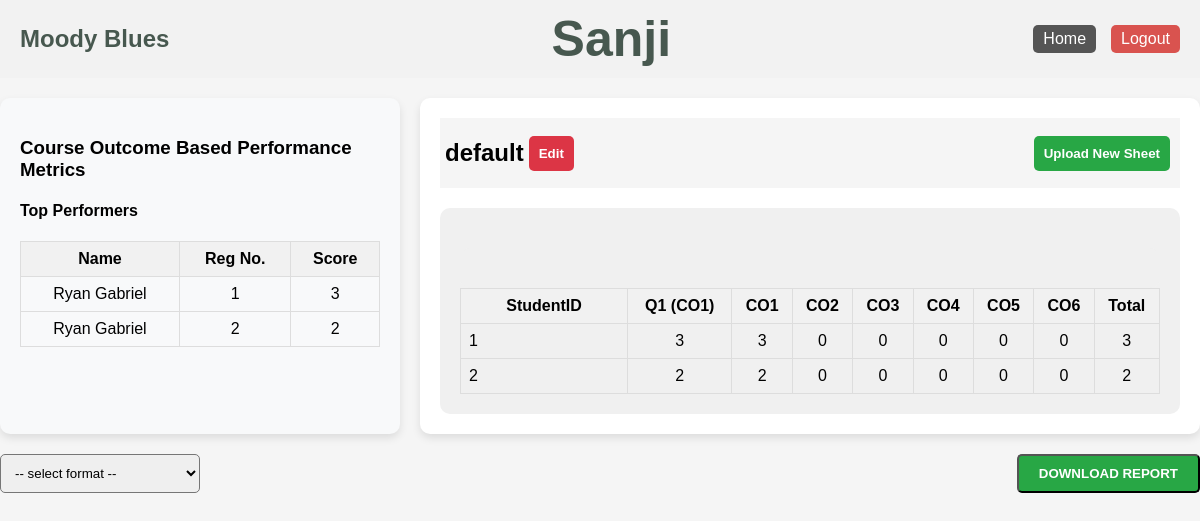
/landingPage/examsDetails?examID=1 (signed in), run on the app's committed database.
### application/model.py (models this page shows, shortened)
class Student(db.Model):
    __tablename__ = 'student'
    id = db.Column(db.Integer, primary_key=True, autoincrement=True)
    year = db.Column(db.Integer, nullable=False)
    section = db.Column(db.String, nullable=False)
    name = db.Column(db.String, nullable=False)
    stream_id = db.Column(db.Integer, db.ForeignKey('stream.id'), nullable=False)
    stream = db.relationship('Stream', back_populates='students')

class Exam(db.Model):
    __tablename__ = 'exam'
    id = db.Column(db.Integer, primary_key=True, autoincrement=True)
    year = db.Column(db.Integer, nullable=False)
    name = db.Column(db.String,nullable=False)
    date = db.Column(db.Date,nullable=False)
    courseID = db.Column(db.String,nullable = False)
    section = db.Column(db.String, nullable=False)
    faculty_id = db.Column(db.Integer, db.ForeignKey('faculty.id'), nullable=False)
    max_marks = db.Column(db.Integer, nullable=False)
    co1 = db.Column(db.Integer, nullable=True)
    co2 = db.Column(db.Integer, nullable=True)
    co3 = db.Column(db.Integer, nullable=True)
    co4 = db.Column(db.Integer, nullable=True)
    co5 = db.Column(db.Integer, nullable=True)
    co6 = db.Column(db.Integer, nullable=True)

class Question(db.Model):
    __tablename__ = 'questions'
    id = db.Column(db.Integer, primary_key=True, autoincrement=True)
    exam_id = db.Column(db.Integer, db.ForeignKey('exam.id'), nullable=False)
    co = db.Column(db.Integer, nullable=False)
    marks = db.Column(db.Integer,nullable = False)

### application/routes.py (the view, shortened to what this page needs)
@app.route("/landingPage/examsDetails", methods = ['GET','POST'])
def examsDetails():
    if(request.method == "GET"):
        examID = request.args.get('examID')
        session["exam_id"] = examID
        exam = Exam.query.filter_by(id = examID).first()
    faculty_id = session['faculty_id']
    faculty = Faculty.query.filter_by(id = faculty_id).first()
    Answers = Answer.query.filter_by(exam_id = exam.id).all()
    examAttendees = len(Answers)
    co=[0 for _ in range(6)]
    questions = Question.query.filter_by(exam_id = exam.id)
    for q in questions:
        coAnswers = [ans for ans in Answers if ans.question_id == q.id ]
        for i in coAnswers:
            co[q.co-1]+=i.marks
    for i in range(6):
        if examAttendees!=0:
            co_attribute = f"co{i+1}"
            co_value = getattr(exam, co_attribute, None)
            co[i] = co[i]*100/(examAttendees*int(co_value))
    COs = ['CO1','CO2', 'CO3', 'CO4', 'CO5', 'CO6']
    fig = Figure(
        data=[Bar(x=COs, y=co, marker_color='rgba(55, 128, 191, 0.6)')],
        layout=dict(
            title="",
            xaxis=dict(title=""),
            yaxis=dict(title=""),
            height=250,
            width=500,
            margin=dict(l=20, r=20, t=40, b=30)
        )
    )
    plotly_chart_json = json.dumps(fig, cls=plotly.utils.PlotlyJSONEncoder)
    top_marks_list = Answer.query.filter_by(exam_id = session["exam_id"]).order_by(Answer.marks.desc()).limit(3).all()
    top_marks=[]
    for i in top_marks_list:
        top_student = Student.query.filter_by(id = i.student_id).first()
        top_marks.append({"student_name":top_student.name,
                          "marks":i.marks,
                          "student_id":i.student_id})
    stream = Stream.query.filter_by(id=faculty.stream_id).first()
    students = Student.query.filter_by(year=exam.year, section=exam.section, stream_id=stream.id).all()
    student_answers = []
    for student in students:
        answers = Answer.query.filter_by(student_id=student.id, exam_id=exam.id).all()
        student_answers_entry = {
            'studentID': student.id,
            'student_name':student.name,
            'answers': answers,
            'co1': 0,
            'co2': 0,
            'co3': 0,
            'co4': 0,
            'co5': 0,
            'co6': 0,
            'questions': {answer.question_id: answer.marks for answer in answers}
        }
        for answer in answers:
            question = Question.query.filter_by(id=answer.question_id).first()
            student_answers_entry[f'co{question.co}'] += answer.marks
        student_answers.append(student_answers_entry)
    questions = Question.query.filter_by(exam_id=exam.id).all()
    return render_template('examDetails.html',
                           facultyName = faculty.name,exam = exam,
                           plotly_chart_json=plotly_chart_json,
                           top_marks = top_marks,
                           students=student_answers,
                           questions=questions)

### templates/examDetails.html (shortened to what this page needs)
<!DOCTYPE html>
<html lang="en">
<head>
    <link rel="stylesheet" href="./style.css">
    <link rel="stylesheet" href="https://cdn.bokeh.org/bokeh/release/bokeh-3.6.1.min.css">
</head>
<body>
<div class="container">
    {% include 'navbar.html' %}
    <div class="content">
        <div class="left-panel">
            <h3>Course Outcome Based Performance Metrics</h3>
            <div class="top-performers">
                <h4>Top Performers</h4>
                <table>
                    <thead>
                        <tr>
                            <th>Name</th>
                            <th>Reg No.</th>
                            <th>Score</th>
                        </tr>
                    </thead>
                    <tbody>
                        {% for mark in top_marks %}
                        <tr>
                            <td>Ryan Gabriel</td>
                            <td>{{ mark.student_id }}</td>
                            <td>{{ mark.marks }}</td>
                        </tr>
                        {% endfor %}
                    </tbody>
                </table>
            </div>
        </div>
        <div class="right-panel">
            <div class="top-bar">
                <form action="/landingPage/examEdit" method="get">
                    <div style="display: flex;flex-direction: row;justify-content: center;align-items: center;">
                        <h2>{{ exam.name }}</h2>
                        <button class="edit-btn">Edit</button>
                    </div>
                </form>
                <button class="upload-btn">Upload New Sheet</button>
            </div>
            <div class="report-section">
                <table>
                    <div class="report-section">
                        <div class="table-container">
                            <table>
                                <thead>
                                    <tr>
                                        <th>StudentID</th>
                                        {% for question in questions %}
                                            <th>Q{{ question.id }} (CO{{ question.co }})</th>
                                        {% endfor %}
                                        <th>CO1</th>
                                        <th>CO2</th>
                                        <th>CO3</th>
                                        <th>CO4</th>
                                        <th>CO5</th>
                                        <th>CO6</th>
                                        <th>Total</th>
                                    </tr>
                                </thead>
                                <tbody>
                                    {% for student in students %}
                                    <tr>
                                        <td class="student-id">
                                            {{ student.studentID }}
                                        </td>
                                        {% for question in questions %}
                                            <td>
                                                <span class="question-marks" data-co="{{ question.co }}"
                                                    data-student-id="{{ student.studentID }}"
                                                    data-question-id="{{ question.id }}">
                                                    {{ student.questions.get(question.id, 0) }}
                                                </span>
                                            </td>
                                        {% endfor %}
                                        <td><span class="co" data-co="1">{{ student.co1 }}</span></td>
                                        <td><span class="co" data-co="2">{{ student.co2 }}</span></td>
                                        <td><span class="co" data-co="3">{{ student.co3 }}</span></td>
                                        <td><span class="co" data-co="4">{{ student.co4 }}</span></td>
                                        <td><span class="co" data-co="5">{{ student.co5 }}</span></td>
                                        <td><span class="co" data-co="6">{{ student.co6 }}</span></td>
                                        <td><span class="total">{{ student.co1 + student.co2 + student.co3 + student.co4 + student.co5 + student.co6 }}</span></td>
                                    </tr>
                                    {% endfor %}
                                </tbody>
                            </table>
                        </div>
                    </div>
                </table>
            </div>
            <div class="bottom-bar">
                <select class="format-select">
                    <option value="" disabled selected>-- select format --</option>
                </select>
                <button class="download-btn">DOWNLOAD REPORT</button>
            </div>
        </div>
    </div>
</div>
</body>
</html>

### templates/navbar.html (shortened to what this page needs)
<nav class="navbar">
    <div class="navbar-container">
        <div class="navbar-left">
            <span class="site-name">Moody Blues</span>
        </div>
        <div class="navbar-center">
            <span class="faculty-name"><strong>{{ session["faculty_name"] }}</strong></span>
        </div>
        <div class="navbar-right">
            <a href="/landingPage" class="nav-link">Home</a>
            <form action="/logout" method="post" style="display: inline;">
                <button type="submit" class="logout-btn">Logout</button>
            </form>
        </div>
    </div>
</nav>

### static/style.css (style rules this page uses)
body { font-family: Arial, sans-serif; margin: 0; padding: 0; background-color: #f5f5f5; }
.container { background-color: #f5f5f5 ; }
.top-bar { display: flex; justify-content: space-between; align-items: center; padding: 20px 5px; background-color:white; }
.top-bar button, .save-btn { height:35px; border: none; border-radius: 5px; cursor: pointer; font-weight: bold; }
.upload-btn { background-color: #28a745; color: white; border-radius: 5px; margin-left: 5px; margin-right: 5px; height: 33px; border: none; max-width: 250px; padding: 0px 10px 0px 10px; }
.edit-btn { background-color: #dc3545; color: white; border-radius: 5px; margin-left: 5px; margin-right: 5px; height: 33px; border: none; max-width: 250px; padding: 0px 10px 0px 10px; }
.table-container { overflow : auto; }
table { width: 100%; border-collapse: collapse; text-align: center; }
table th, table td { padding: 8px; border: 1px solid #ddd; }
table th { background-color: #f1f1f1; }
.student-id, .student-name { width: 150px; text-align: left; }

### templates/examDetails.html (style rules this page uses)
body { font-family: Arial, sans-serif; margin: 0; padding: 0; background-color: #f5f5f5; }
.container { display: flex; flex-direction: column; }
.top-bar { display: flex; justify-content: space-between; align-items: center; padding: 5px; height: 60px; background-color: #f5f5f5; }
.top-bar button { height: 35px; border: none; border-radius: 5px; cursor: pointer; font-weight: bold; }
.upload-btn, .edit-btn { margin-left: 5px; margin-right: 5px; height: 33px; border-radius: 5px; padding: 0px 10px; border: none; background-color: #28a745; color: white; transition: background-color 0.3s; }
.edit-btn { background-color: #dc3545; }
.content { display: flex; gap: 20px; margin-top: 20px; }
.left-panel { width: 30%; background-color: #f8f9fa; padding: 20px; border-radius: 10px; box-shadow: 0 4px 8px rgba(0,0,0,0.1); }
.right-panel { flex-grow: 1; padding: 20px; background-color: #fff; border-radius: 10px; box-shadow: 0 4px 8px rgba(0,0,0,0.1); }
.report-section { margin-top: 20px; background-color: #f0f0f0; border-radius: 10px; padding: 20px; overflow-x: auto; }
table { width: 100%; border-collapse: collapse; text-align: center; }
table th, table td { padding: 8px; border: 1px solid #ddd; }
table th { background-color: #f1f1f1; }
.bottom-bar { display: flex; justify-content: space-between; margin-top: 20px; }
.format-select { padding: 10px; border-radius: 5px; width: 200px; }
.download-btn { background-color: #28a745; color: white; padding: 10px 20px; border-radius: 5px; cursor: pointer; font-weight: bold; }

### templates/navbar.html (style rules this page uses)
.navbar { background-color: #f2f2f2; color:#47584f; padding: 10px 20px; display: flex; align-items: center; justify-content: space-between; font-family: Arial, sans-serif; position: sticky; top: 0; z-index: 1000; }
.navbar-container { display: flex; width: 100%; justify-content: space-between; align-items: center; }
.navbar-left, .navbar-center, .navbar-right { display: flex; align-items: center; }
.site-name { font-size: 1.5em; font-weight: bold; }
.faculty-name { margin-left: 20px; font-size: 50px; }
.navbar-right { gap: 15px; }
.nav-link { color: white; text-decoration: none; font-size: 1em; padding: 5px 10px; border-radius: 5px; background-color: #555; transition: background-color 0.3s; }
.logout-btn { color: white; font-size: 1em; padding: 5px 10px; border: none; border-radius: 5px; background-color: #d9534f; cursor: pointer; transition: background-color 0.3s; }

### data on the page
Student: faculty_name "Sanji", student_id "1", marks "3", studentID "1", co1 "3", co2 "0", co3 "0", co4 "0", co5 "0", co6 "0"
Student: student_id "2", marks "2", studentID "2", co1 "2", co2 "0", co3 "0", co4 "0", co5 "0", co6 "0", id "2"
Exam: name "default"
Question: id "1", co "1", questions.get "3", questions.get "2"
